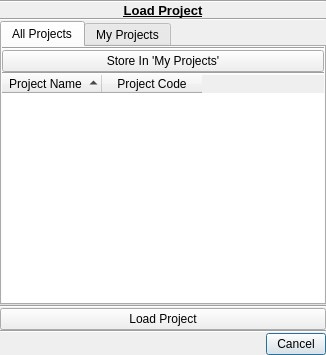
<?xml version="1.0" encoding="UTF-8"?>
<ui version="4.0">
 <class>Dialog</class>
 <widget class="QDialog" name="Dialog">
  <property name="geometry">
   <rect>
    <x>0</x>
    <y>0</y>
    <width>326</width>
    <height>355</height>
   </rect>
  </property>
  <property name="windowTitle">
   <string>Load Project</string>
  </property>
  <layout class="QGridLayout" name="gridLayout">
   <property name="margin">
    <number>0</number>
   </property>
   <property name="spacing">
    <number>0</number>
   </property>
   <item row="0" column="0">
    <widget class="Line" name="line">
     <property name="orientation">
      <enum>Qt::Horizontal</enum>
     </property>
    </widget>
   </item>
   <item row="7" column="0">
    <layout class="QHBoxLayout" name="hl_buttons">
     <property name="spacing">
      <number>0</number>
     </property>
     <item>
      <spacer name="horizontalSpacer">
       <property name="orientation">
        <enum>Qt::Horizontal</enum>
       </property>
       <property name="sizeHint" stdset="0">
        <size>
         <width>40</width>
         <height>20</height>
        </size>
       </property>
      </spacer>
     </item>
     <item>
      <widget class="QPushButton" name="pb_cancel">
       <property name="minimumSize">
        <size>
         <width>60</width>
         <height>0</height>
        </size>
       </property>
       <property name="maximumSize">
        <size>
         <width>60</width>
         <height>16777215</height>
        </size>
       </property>
       <property name="text">
        <string>Cancel</string>
       </property>
       <property name="autoDefault">
        <bool>true</bool>
       </property>
       <property name="flat">
        <bool>false</bool>
       </property>
      </widget>
     </item>
    </layout>
   </item>
   <item row="2" column="0">
    <widget class="Line" name="line_2">
     <property name="orientation">
      <enum>Qt::Horizontal</enum>
     </property>
    </widget>
   </item>
   <item row="1" column="0">
    <widget class="QLabel" name="l_loadProject">
     <property name="font">
      <font>
       <pointsize>10</pointsize>
       <weight>75</weight>
       <bold>true</bold>
       <underline>true</underline>
      </font>
     </property>
     <property name="text">
      <string>Load Project</string>
     </property>
     <property name="alignment">
      <set>Qt::AlignCenter</set>
     </property>
    </widget>
   </item>
   <item row="5" column="0">
    <widget class="QPushButton" name="pb_load">
     <property name="minimumSize">
      <size>
       <width>0</width>
       <height>0</height>
      </size>
     </property>
     <property name="maximumSize">
      <size>
       <width>16777215</width>
       <height>16777215</height>
      </size>
     </property>
     <property name="text">
      <string>Load Project</string>
     </property>
     <property name="autoDefault">
      <bool>true</bool>
     </property>
     <property name="flat">
      <bool>false</bool>
     </property>
    </widget>
   </item>
   <item row="6" column="0">
    <widget class="Line" name="line_3">
     <property name="orientation">
      <enum>Qt::Horizontal</enum>
     </property>
    </widget>
   </item>
   <item row="4" column="0">
    <widget class="Line" name="line_4">
     <property name="orientation">
      <enum>Qt::Horizontal</enum>
     </property>
    </widget>
   </item>
   <item row="3" column="0">
    <widget class="QTabWidget" name="tabWidget">
     <property name="currentIndex">
      <number>0</number>
     </property>
     <widget class="QWidget" name="tab_allProjects">
      <attribute name="title">
       <string>All Projects</string>
      </attribute>
      <layout class="QGridLayout" name="gl_allProjects">
       <property name="margin">
        <number>0</number>
       </property>
       <property name="spacing">
        <number>0</number>
       </property>
       <item row="3" column="0">
        <widget class="QTreeWidget" name="tw_allProjects">
         <property name="frameShape">
          <enum>QFrame::NoFrame</enum>
         </property>
         <property name="alternatingRowColors">
          <bool>true</bool>
         </property>
         <property name="indentation">
          <number>0</number>
         </property>
         <property name="itemsExpandable">
          <bool>false</bool>
         </property>
         <property name="sortingEnabled">
          <bool>true</bool>
         </property>
         <property name="expandsOnDoubleClick">
          <bool>false</bool>
         </property>
         <attribute name="headerVisible">
          <bool>true</bool>
         </attribute>
         <attribute name="headerStretchLastSection">
          <bool>false</bool>
         </attribute>
         <column>
          <property name="text">
           <string>Project Name</string>
          </property>
          <property name="textAlignment">
           <set>AlignHCenter|AlignVCenter|AlignCenter</set>
          </property>
         </column>
         <column>
          <property name="text">
           <string>Project Code</string>
          </property>
          <property name="textAlignment">
           <set>AlignHCenter|AlignVCenter|AlignCenter</set>
          </property>
         </column>
        </widget>
       </item>
       <item row="2" column="0">
        <widget class="Line" name="line_8">
         <property name="orientation">
          <enum>Qt::Horizontal</enum>
         </property>
        </widget>
       </item>
       <item row="1" column="0">
        <widget class="QPushButton" name="pb_store">
         <property name="text">
          <string>Store In 'My Projects'</string>
         </property>
         <property name="autoDefault">
          <bool>true</bool>
         </property>
         <property name="flat">
          <bool>false</bool>
         </property>
        </widget>
       </item>
       <item row="0" column="0">
        <widget class="Line" name="line_10">
         <property name="orientation">
          <enum>Qt::Horizontal</enum>
         </property>
        </widget>
       </item>
      </layout>
     </widget>
     <widget class="QWidget" name="tab_myProjects">
      <attribute name="title">
       <string>My Projects</string>
      </attribute>
      <layout class="QGridLayout" name="gl_myProjects">
       <property name="margin">
        <number>0</number>
       </property>
       <property name="spacing">
        <number>0</number>
       </property>
       <item row="0" column="0">
        <widget class="Line" name="line_11">
         <property name="orientation">
          <enum>Qt::Horizontal</enum>
         </property>
        </widget>
       </item>
       <item row="3" column="0">
        <widget class="Line" name="line_9">
         <property name="orientation">
          <enum>Qt::Horizontal</enum>
         </property>
        </widget>
       </item>
       <item row="1" column="0">
        <layout class="QHBoxLayout" name="hl_options">
         <property name="spacing">
          <number>0</number>
         </property>
         <item>
          <widget class="QPushButton" name="pb_remove">
           <property name="text">
            <string>Remove From 'My Projects'</string>
           </property>
           <property name="autoDefault">
            <bool>true</bool>
           </property>
           <property name="flat">
            <bool>false</bool>
           </property>
          </widget>
         </item>
         <item>
          <widget class="QPushButton" name="pb_refresh">
           <property name="text">
            <string>Refresh</string>
           </property>
           <property name="autoDefault">
            <bool>true</bool>
           </property>
           <property name="flat">
            <bool>false</bool>
           </property>
          </widget>
         </item>
        </layout>
       </item>
       <item row="2" column="0">
        <widget class="QTreeWidget" name="tw_myProjects">
         <property name="frameShape">
          <enum>QFrame::NoFrame</enum>
         </property>
         <property name="alternatingRowColors">
          <bool>true</bool>
         </property>
         <property name="indentation">
          <number>0</number>
         </property>
         <property name="itemsExpandable">
          <bool>false</bool>
         </property>
         <property name="sortingEnabled">
          <bool>true</bool>
         </property>
         <property name="expandsOnDoubleClick">
          <bool>false</bool>
         </property>
         <attribute name="headerVisible">
          <bool>false</bool>
         </attribute>
         <attribute name="headerStretchLastSection">
          <bool>false</bool>
         </attribute>
         <column>
          <property name="text">
           <string>Project Name</string>
          </property>
          <property name="textAlignment">
           <set>AlignHCenter|AlignVCenter|AlignCenter</set>
          </property>
         </column>
         <column>
          <property name="text">
           <string>Project Code</string>
          </property>
          <property name="textAlignment">
           <set>AlignHCenter|AlignVCenter|AlignCenter</set>
          </property>
         </column>
        </widget>
       </item>
      </layout>
     </widget>
    </widget>
   </item>
  </layout>
 </widget>
 <resources/>
 <connections/>
</ui>
